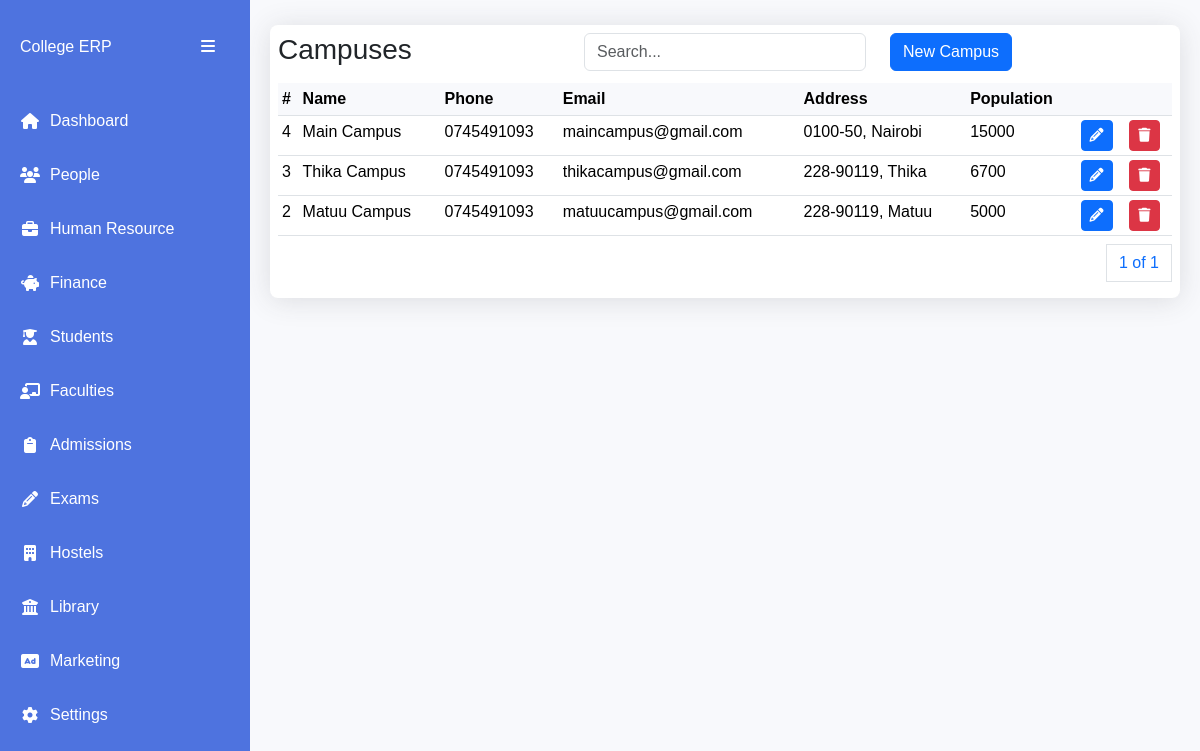
Page /campuses/ on the committed database.
### apps/core/models.py (models this page shows, shortened)
class AbsoluteBaseModel(models.Model):
    created_on = models.DateTimeField(auto_now_add=True)
    updated_on = models.DateTimeField(auto_now=True)
    class Meta:
        abstract = True

class Campus(AbsoluteBaseModel):
    name = models.CharField(max_length=255)
    city = models.CharField(max_length=255)
    address = models.CharField(max_length=255, null=True)
    phone_number = models.CharField(max_length=255, null=True)
    email = models.EmailField(null=True)
    population = models.IntegerField(null=True)

### apps/core/views.py (the view)
# urls.py: path("campuses/", campuses, name="campuses"),
def campuses(request):
    campuses = Campus.objects.all().order_by("-created_on")
    paginator = Paginator(campuses, 8)
    page_number = request.GET.get("page")
    page_obj = paginator.get_page(page_number)
    context = {"page_obj": page_obj}
    return render(request, "campuses/campuses.html", context)

### templates/campuses/campuses.html (shortened to what this page needs)
{% extends "base1.html" %}
{% block content %}
<div class="table-card">
      <div class="row py-2 px-2">
        <div class="col">
            <h3>Campuses</h3>
        </div>
        <div class="col">
            <input type="text" class="form-control" placeholder="Search..."
            id="searchInput" value="{{ search_query }}">
        </div>
        <div class="col">
          <button class="btn btn-primary" data-bs-toggle="modal" data-bs-target="#newCampusModal">New Campus</button>
        </div>
    </div>
      <div class="table-container px-2">
        <table class="table data-table table-sm">
          <thead>
            <tr>
              <th scope="col">#</th>
              <th scope="col">Name</th>
              <th scope="col">Phone</th>
              <th scope="col">Email</th>
              <th scope="col">Address</th>
              <th scope="col">Population</th>
              <th scope="col" colspan="2"></th>
            </tr>
          </thead>
          <tbody>
            {% for campus in page_obj %}
            <tr>
              <td>{{campus.id}}</td>
              <td>{{campus.name}}</td>
              <td>{{campus.phone_number}}</td>
              <td>{{campus.email}}</td>
              <td>{{campus.address}}, {{campus.city}}</td>
              <td>{{campus.population}}</td>
              <td><a class="btn btn-primary btn-sm" data-bs-toggle="modal" data-bs-target="#editCampusModal{{ campus.id }}">
                <i class="fas fa-pencil"></i>
              </a></td>
              <td><a class="btn btn-danger btn-sm" data-bs-toggle="modal" data-bs-target="#deleteCampusModal{{ campus.id }}">
                <i class="fas fa-trash"></i>
              </a></td>
            </tr>
            {% endfor %}
          </tbody>
        </table>
        <div class="mt-2">
          <nav aria-label="Page navigation example">
            <ul class="pagination justify-content-end">
              <a class="page-link" href="#">{{ page_obj.number }} of {{ page_obj.paginator.num_pages }}</a>
            </ul>
          </nav>
        </div>
      </div>
{% endblock content %}

### templates/base1.html (style rules this page uses)
:root { --sidebar-width: 250px; --sidebar-collapsed-width: 70px; --primary-color: #4e73df; --secondary-color: #858796; }
body { background-color: #f8f9fc; font-family: 'Nunito', sans-serif; overflow-x: hidden; }
.table-card { background: white; border-radius: 8px; box-shadow: 0 0.15rem 1.75rem 0 rgba(58, 59, 69, 0.15); margin: 5px 0; }
.table-container { overflow-x: auto; }
.data-table { margin-bottom: 0; }
.data-table th { background-color: #f8f9fc; border-top: none; white-space: nowrap; cursor: pointer; }

### rows in the picture
Campus: id "4", name "Main Campus", phone_number "0745491093", email "maincampus@gmail.com", address "0100-50", city "Nairobi", population "15000"
Campus: id "3", name "Thika Campus", phone_number "0745491093", email "thikacampus@gmail.com", address "228-90119", city "Thika", population "6700"
Campus: id "2", name "Matuu Campus", phone_number "0745491093", email "matuucampus@gmail.com", address "228-90119", city "Matuu", population "5000"

### other values in the picture
{{ page_obj.number }} "1"
{{ page_obj.paginator.num_pages }} "1"
